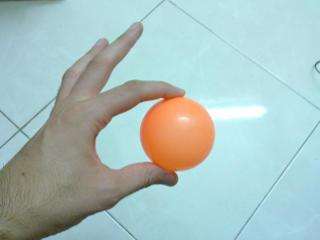
//> input picture traitementImage/imgOrangeObject.jpg, 320 x 240 px
$ ./main   (built with g++ and OpenCV 4)
//> lines starting //> are read from the running program, lines starting //| are printed output that depends on the picture; after the words box and inside, x2 and y2 are one past the last pixel; in counts of white or black regions, pixels touching at a corner belong together
### traitementImage/main.hpp
#ifndef _MAIN_HEADER_
#define _MAIN_HEADER_

/* Includes */
    //StdLib
    #include <iostream>

    // Perso
    #ifdef USE_ROBOTINO
        #include "robotino.hpp"
	#endif // USE_ROBOTINO
    #include "fonction_traitementImage.hpp"


/* Variables globales */
    #ifdef USE_ROBOTINO
        // Image camera partagée entre plusieurs fichiers
        extern IplImage *img;
        extern bool imgUsed;
        extern bool imgRequested;
    #endif // USE_ROBOTINO
    extern cv::Mat imgBGR;
#endif // _MAIN_HEADER_

### traitementImage/fonction_traitementImage.cpp
#include "fonction_traitementImage.hpp"

/* VARIABLES GLOBALES */
    // Valeurs du seuillage HSV, définie initialement aux valeurs extrêmes
    // Seront changées par l'utilisation de trackbars ou du clique souris
    #define HSV_MIN 0
    #define HSV_MAX 255
    int H_MIN = HSV_MIN;
    int H_MAX = HSV_MAX;
    int S_MIN = HSV_MIN;
    int S_MAX = HSV_MAX;
    int V_MIN = HSV_MIN;
    int V_MAX = HSV_MAX;

    // init varialbes of Color tracked and our tolerance towards it
    int h = 0, s = 0, v = 0, TOLERANCE = 10, TOLERANCE_V = 100; //TOLERANCE_V la tolérance niveau luminosité


    //default capture width and height
    const int FRAME_WIDTH = 640;
    const int FRAME_HEIGHT = 480;
    //max number of objects to be detected in frame
    const int MAX_NUM_OBJECTS=50;
    //minimum and maximum object area
    const int MIN_OBJECT_AREA = 20*20;
    const int MAX_OBJECT_AREA = FRAME_HEIGHT*FRAME_WIDTH/1.5;


    const std::string trackbarWindowName ("Trackbars");


// ------------------------------- UTILS ----------------------------
// [100 lines left out: functions rgb2hsv, hsv2rgb, on_trackbar, not called in this run]

    void createTrackbars(){
        //create window for trackbars
        cvNamedWindow("Trackbars",0);
        //create memory to store trackbar name on window
        char TrackbarName[50];
        //create trackbars and insert them into window
        //3 parameters are: the address of the variable that is changing when the trackbar is moved(eg.H_LOW),
        //the max value the trackbar can move (eg. H_HIGH),
        //and the function that is called whenever the trackbar is moved(eg. on_trackbar)                                ---->    ---->     ---->
        cv::createTrackbar("H_MIN", trackbarWindowName, &H_MIN, HSV_MAX, on_trackbar);
        cv::createTrackbar("H_MAX", trackbarWindowName, &H_MAX, HSV_MAX, on_trackbar);
        cv::createTrackbar("S_MIN", trackbarWindowName, &S_MIN, HSV_MAX, on_trackbar);
        cv::createTrackbar("S_MAX", trackbarWindowName, &S_MAX, HSV_MAX, on_trackbar);
        cv::createTrackbar("V_MIN", trackbarWindowName, &V_MIN, HSV_MAX, on_trackbar);
        cv::createTrackbar("V_MAX", trackbarWindowName, &V_MAX, HSV_MAX, on_trackbar);
    }

    std::string intToString(int number){
        std::stringstream ss;
        ss << number;
        return ss.str();
    }


// ------------------------------- FILTRAGE ----------------------------

    //sort the window using insertion sort
    //insertion sort is best for this sorting
    void insertionSort(int window[]){
        int temp, i , j;
        for(i = 0; i < 9; i++){
            temp = window[i];
            for(j = i-1; j >= 0 && temp < window[j]; j--){
                window[j+1] = window[j];
            }
            window[j+1] = temp;
        }
    }

    void medianfilter(cv::Mat imgToFilter){
        //create a sliding window of size 9
        int window[9];

        cv::Mat afterMedian = imgToFilter.clone();
        for(int y = 0; y < imgToFilter.rows; y++)
            for(int x = 0; x < imgToFilter.cols; x++)
                afterMedian.at<uchar>(y,x) = 0.0;

        for(int y = 1; y < imgToFilter.rows - 1; y++){
            for(int x = 1; x < imgToFilter.cols - 1; x++){

                // Pick up window element

                window[0] = imgToFilter.at<uchar>(y - 1 ,x - 1);
                window[1] = imgToFilter.at<uchar>(y, x - 1);
                window[2] = imgToFilter.at<uchar>(y + 1, x - 1);

                window[3] = imgToFilter.at<uchar>(y - 1, x);
                window[4] = imgToFilter.at<uchar>(y, x);
                window[5] = imgToFilter.at<uchar>(y + 1, x);

                window[6] = imgToFilter.at<uchar>(y - 1, x + 1);
                window[7] = imgToFilter.at<uchar>(y, x + 1);
                window[8] = imgToFilter.at<uchar>(y + 1, x + 1);


                // sort the window to find median
                insertionSort(window);

                // assign the median to centered element of the matrix
                afterMedian.at<uchar>(y,x) = window[4];
            }
        }
    }


// ---------------------------- opération de traitement d'image -------------------------------

    /* effectue le traitement de l'image binaire pour obtenir un objet plus fidèle à l'objet réel */
    void morphOps(cv::Mat &mask){ //en paramètre le flux à traiter

        //create structuring element that will be used to "dilate" and "erode" image.
        //the element chosen here is a 3px by 3px ellipse
        cv::Mat erodeElement = getStructuringElement(cv::MORPH_RECT,cv::Size(3,3));
        //dilate with larger element so make sure object is nicely visible
        cv::Mat dilateElement = getStructuringElement(cv::MORPH_RECT,cv::Size(8,8)); //ancien 3.3

        for(int k=0;k<3;k++){
            dilate(mask,mask,dilateElement);
            erode(mask,mask,erodeElement);
        }
    }

    void drawObject(int x, int y,cv::Mat &frame){
        #define B 0
        #define G 0
        #define R 255
        #define COLOR_TARGET cv::Scalar(B,G,R)
        //use some of the openCV drawing functions to draw crosshairs
        //on your tracked image!
        //added 'if' and 'else' statements to prevent
        //memory errors from writing off the screen (ie. (-25,-25) is not within the window!)

        circle(frame,cv::Point(x,y),20,COLOR_TARGET,2);
        if(y-25>0)
        line(frame,cv::Point(x,y),cv::Point(x,y-25),COLOR_TARGET,2);
        else line(frame,cv::Point(x,y),cv::Point(x,0),COLOR_TARGET,2);
        if(y+25<FRAME_HEIGHT)
        line(frame,cv::Point(x,y),cv::Point(x,y+25),COLOR_TARGET,2);
        else line(frame,cv::Point(x,y),cv::Point(x,FRAME_HEIGHT),COLOR_TARGET,2);
        if(x-25>0)
        line(frame,cv::Point(x,y),cv::Point(x-25,y),COLOR_TARGET,2);
        else line(frame,cv::Point(x,y),cv::Point(0,y),COLOR_TARGET,2);
        if(x+25<FRAME_WIDTH)
        line(frame,cv::Point(x,y),cv::Point(x+25,y),COLOR_TARGET,2);
        else line(frame,cv::Point(x,y),cv::Point(FRAME_WIDTH,y),COLOR_TARGET,2);

        putText(frame,intToString(x)+","+intToString(y),cv::Point(x,y+30),1,1,cv::Scalar(255,0,0),2);

    }

    // [37 lines left out: function drawColorRect, not called in this run]

    // ---------------------------- COLOR TREATEMENT -------------------------------
    /*
     * Transform the image into a two colored image, one color for the color we want to track, another color for the others colors
     * From this image, we get two datas : the number of pixel detected, and the center of gravity of these pixel
     */
    CvPoint binarisation(cv::Mat & image, int *nbPixels){
        int x, y;
        //CvScalar pixel;
        cv::Mat hsv, binary;
        int sommeX = 0, sommeY = 0;
        *nbPixels = 0;

        #ifdef DEBUG
            std::cout << "DEBUG :Entree binarisation" << std::endl;
        #endif

        // Create the mask &initialize it to white (no color detected)
        binary = cvCreateImage(image.size(), IPL_DEPTH_8U, 1);
        // Create the hsv image
        hsv = image.clone();
        //Conversion from BGR to HSV
        cv::cvtColor(image,hsv,CV_BGR2HSV);
        // We create the mask
        #ifdef DEBUG
            std::cout << "DEBUG : Seuillage " << std::endl;
        #endif
        cv::inRange(hsv,cv::Scalar(H_MIN,S_MIN,V_MIN),cv::Scalar(H_MAX,S_MAX,V_MAX),binary);
        #ifdef DEBUG
            std::cout << "DEBUG : Sortie seuillage " << std::endl;
        #endif

        #ifdef DEBUG
        std::cout << "binary width " << binary.rows << std::endl;
        std::cout << "binary height " << binary.cols << std::endl;
        #endif

 //SEGFAULT juste après??
        // Show the result of the mask image
        imshow("Flux binarisée", binary);

        #ifdef DEBUG
        std::cout << "DEBUG5.3 " << std::endl;
        imshow("hsv", hsv);
        #endif

        //pour récupérer en sortie le résultat des opérations car image est un parametre resultat
        image = binary.clone();

        // If there is no pixel, we return a center outside the image, else we return the center of gravity
        if(*nbPixels > 0)
            return cvPoint((int)(sommeX / (*nbPixels)), (int)(sommeY / (*nbPixels)));
        else
            return cvPoint(-1, -1);
    }


    /*
     * Recupération de la couleur d'un pixel par clique de la souris
     */
    // [106 lines left out: function getObjectColor, not called in this run]


// ANCIENNE VERSION FONCTIONNELLE


    /*
     * Recupération de la couleur d'un pixel par clique de la souris
     */
    // void getObjectColor(int event, int x, int y, int flags, void *param) {
    //     // cv::Mat & image,
    //     // Vars
    //     CvScalar pixel;
    //     cv::Mat hsv;


    //     if(event == CV_EVENT_LBUTTONUP) {

/*tests*/
/*
// Get the hsv image
 {
            hsv = cvCloneImage(img);
            cvCvtColor(img, hsv, CV_BGR2HSV);
            nbTotPix = 0; //nombre total de pixel de la région choisie

    Recup x et y du pixel: XPixelMin et YPixelMin au clique

    au relachement XPixelMax et YPixelMax
    //sommes des valeurs HSV des pixels pour faire une moyenne
    int hSum = 0, sSum = 0, vSum = 0;

    for (int i = XPixelMin; i < XPixelMax; ++i)
    {
        for (int i = YPixelMin; i < YPixelMax; ++i)
        {
            // Get the selected pixel
            pixel = cvGet2D(hsv, y, x);
            // Change the value of the tracked color with the color of the selected pixel
            hSum = hSum+(int)pixel.val[0];
            sSum = sSum+(int)pixel.val[1];
            vSum = vSum+(int)pixel.val[2];
        }
    }
    nbTotPix=(YPixelMax-YPixelMin*XPixelMax-XPixelMin)
            // Change the value of the tracked color with the color of the selected pixel area
            h = hSum/nbTotPix;
            s = sSum/nbTotPix;
            v = vSum/nbTotPix;
}

// Reglage des niveaux
            H_MIN = h - TOLERANCE;
            S_MIN = s - TOLERANCE;
            V_MIN = v - TOLERANCE_V;
            H_MAX = h + TOLERANCE;
            S_MAX = s + TOLERANCE;
            V_MAX = v + TOLERANCE_V;

            // Protection pour ne pas sortir des valeurs limites
            H_MIN = ((H_MIN < 0)?0:H_MIN);
            S_MIN = ((S_MIN < 0)?0:S_MIN);
            V_MIN = ((V_MIN < 0)?0:V_MIN);
            H_MAX = ((H_MAX > 255)?0:H_MAX);
            S_MAX = ((S_MAX > 255)?0:S_MAX);
            V_MAX = ((V_MAX > 255)?0:V_MAX);

            // Release the memory of the hsv image
                cvReleaseImage(&hsv);
*/

//fonction fonctionnelle

            // // Get the hsv image
            // hsv = image.clone();
            // //cv::cvtColor(image, hsv, CV_BGR2HSV);

            // // Get the selected pixel
            // pixel = cvGet2D(hsv, y, x);

            // // Change the value of the tracked color with the color of the selected pixel
            // h = (int)pixel.val[0];
            // s = (int)pixel.val[1];
            // v = (int)pixel.val[2];

            // // Reglage des niveaux
            // H_MIN = h - TOLERANCE;
            // S_MIN = s - TOLERANCE;
            // V_MIN = v - TOLERANCE_V;
            // H_MAX = h + TOLERANCE;
            // S_MAX = s + TOLERANCE;
            // V_MAX = v + TOLERANCE_V;

            // // Protection pour ne pas sortir des valeurs limites
            // H_MIN = ((H_MIN < 0)?0:H_MIN);
            // S_MIN = ((S_MIN < 0)?0:S_MIN);
            // V_MIN = ((V_MIN < 0)?0:V_MIN);
            // H_MAX = ((H_MAX > 255)?0:H_MAX);
            // S_MAX = ((S_MAX > 255)?0:S_MAX);
            // V_MAX = ((V_MAX > 255)?0:V_MAX);

            // // Release the memory of the hsv image
            //     cvReleaseImage(&hsv);
    //     }
    // }


    /*
     * Traque l'objet voulu en fonction de sa teinte HSV et de la taille choisie (OBJECT_AREA)
     * et marquage de celui-ci
     */
    void trackFilteredObject(int &x, int &y, cv::Mat threshold, cv::Mat &cameraFeed){

        cv::Mat temp;
        threshold.copyTo(temp);
        //these two vectors needed for output of findContours
        std::vector<std::vector <cv::Point> > contours;
        std::vector<cv::Vec4i> hierarchy;
        std::vector<int> myints;
        //find contours of filtered image using openCV findContours function
        findContours(temp,contours,hierarchy,CV_RETR_CCOMP,CV_CHAIN_APPROX_SIMPLE );
        //use moments method to find our filtered object
        double refArea = 0;
        bool objectFound = false;
        if (hierarchy.size() > 0) {
            int numObjects = hierarchy.size();
            //if number of objects greater than MAX_NUM_OBJECTS we have a noisy filter
            if(numObjects<MAX_NUM_OBJECTS){
                for (int index = 0; index >= 0; index = hierarchy[index][0]) {

                    cv::Moments moment = moments((cv::Mat)contours[index]);
                    double area = moment.m00;

                    //if the area is less than MIN_OBJECT_AREA then it is probably just noise
                    //if the area is the same as the 3/2 of the image size, probably just a bad filter
                    //we only want the object with the largest area so we safe a reference area each
                    //iteration and compare it to the area in the next iteration.
                    if(area>MIN_OBJECT_AREA && area<MAX_OBJECT_AREA && area>refArea){
                        x = moment.m10/area;
                        y = moment.m01/area;
                        objectFound = true;
                        refArea = area;
                    }else objectFound = false;

                }
                //let user know you found an object
                if(objectFound ==true){
                    putText(cameraFeed,"Tracking Object",cv::Point(0,50),2,1,cv::Scalar(255,0,0),2);
                    //draw object location on screen
                    drawObject(x,y,cameraFeed);}

            }else putText(cameraFeed,"TOO MUCH NOISE! ADJUST FILTER",cv::Point(0,50),1,2,cv::Scalar(0,0,255),2);
        }
    }

### traitementImage/main.cpp
/**
 * Auteur MARTIN Nathan pour Open German Robocup en 2014 (martin.nathan@polytech-lille.net)
 *  but de l'algo: Traiter le flux caméra du robotino et faire du traitement d'image:
 *  Reconnaissance d'objets et récupération du barycentre
 *
 */

/* INCLUDES */
#include "main.hpp"

/* VARIABLES GLOBALES */
   #ifdef USE_ROBOTINO
        // Image camera partagée entre plusieurs fichiers
        IplImage *img;
        //protection de la ressource image. Exclusion mutuelle afin d'éviter que
        //l'image soit monopolisée par le même utilisateur
        bool imgUsed;
        bool imgRequested;
    #endif // USE_ROBOTINO

        cv::Mat imgBGR;

/* ------------------------- FONCTION MAIN ---------------------------*/
int main( int argc, char **argv ) //argv l'adresse IP du robotino sur lequel va tourner le programme
{
/* Environment */
    // Lecture touche clavier pour interrompre le programme
    char c;
    // Utiles à la recherche d'objet
    int nbPixels;
    int x,y;
    // Images
    cv::Mat frame,imgResult;
    // Création de l'image à traiter dans les deux cas :
    //  - Cas de l'image en provenance du robotino
    //  - Cas de l'image de tracking artificielle
    #ifdef USE_ROBOTINO
        // Allocation mémoire de img
        img = cvCreateImage(cvSize(320,240),IPL_DEPTH_8U, 3);

        // Sans arguments, le programme se connecte sur 127.0.0.1, soit sur lui même
        // ( Utile pour lancer le programme depuis le robotino)
        std::string hostname = "127.0.0.1";
        // Avec argument, le programme se connecte à l'IP fournie en argument
        if( argc > 1 ){ hostname = argv[1]; }

        // Initialement la ressource image est libre
        imgRequested = false;
        imgUsed = false;

        // Initialisation de la connexion au robotino et demande du flux camera
        rbqt::lleague::init(hostname);

        // On convertit le type IplImage en Mat pour pouvoir travailler en C++. De plus, IplImage est osbolete
        cv::Mat imgMat = cv::Mat(img,true); // true : fait une copie de img plutôt que de passer par des pointeurs
    #else
        // Création d'une image vierge
        cv::Mat imgMat= cv::imread("./imgOrangeObject.jpg");
//> imgMat is the input picture: 240 rows x 320 cols, CV_8UC3; mean B, G, R 190.1, 192.7, 169.5
        // cv::Mat imgMat= cv::imread("./color-spectrum.jpg");
        // cv::Mat imgMat= cv::imread("./white.png");
    #endif // USE_ROBOTINO

/* Algo */
    // Créer des sliders pour le seuillage HSV
    createTrackbars();

    // Création de la fenêtre principale sur sur laquelle cliquer pour récupérer la couleur à tracker
    cvNamedWindow("Flux Video + Tracking", CV_WINDOW_AUTOSIZE);

    // Association d'une fonction de callBack aux events de la souris sur la fenetre principale
    cv::setMouseCallback("Flux Video + Tracking", getObjectColor, &imgMat);

    // Boucle (touche 'q' pour quitter)
    do{
        // Mise à jour de l'image à traiter dans les deux cas :
        //  - Cas de l'image en provenance du robotino
        //  - Cas de l'image de tracking artificielle
        #ifdef USE_ROBOTINO
            // Protection de la ressource img (partagée entre plusieurs procesus)
            #ifdef DEBUG
                // Affiche si l'image est déjà demandée ailleurs
                std::cout << "MAIN : Wait for imgMat not requested : " << ((imgUsed)?" Requested":" Not Requested") << std::endl;
            #endif // DEBUG
            // Attendre que l'image ne soit plus demandée par un autre processus
            while(imgRequested);
            #ifdef DEBUG
                // Signale la fin de l'attente
                std::cout << "MAIN : END WAIT " << std::endl;
            #endif // DEBUG
            // Reclamation de la ressource
            imgRequested = true;

            #ifdef DEBUG
                // Affiche si l'image est déjà utilisée ailleurs
                std::cout << "MAIN : Wait for img not used : " << ((imgUsed)?" Used":" Not Used") << std::endl;
            #endif // DEBUG
            // Attendre que l'image ne soit plus utilisée par un autre processus
            while(imgUsed);
            #ifdef DEBUG
                // Signale la fin de l'attente
                std::cout << "MAIN : END WAIT " << std::endl;
            #endif // DEBUG
            // Signale l'utilisation de l'image et la fin de la requête d'utilisation
            imgUsed = true;
            imgRequested = false;

            // On convertit le type IplImage en Mat pour pouvoir travailler en C++. De plus, IplImage est osbolete
            imgMat=cv::Mat(img,true); // true : fait une copie de img plutôt que de passer par des pointeurs

            // Convertion de l'image en RGB
            cvtColor(imgMat, imgBGR, CV_BGR2RGB);
        #else
            // Mise à jours de notre image de tracking artificielle
            // imgMat=cv::Mat();
            // L'image est déjà en BGR, on fait juste un clone
            imgBGR = imgMat.clone();
        #endif // USE_ROBOTINO

        // Debug sur l'image de base
        #ifdef DEBUG
            // Informations sur l'image
            printf("L'image fait %dx%d pixels et possède %d canaux (couleurs)\n",imgMat.size().width,imgMat.size().height,imgMat.channels());

            // Affichage de l'image venant de la caméra
            std::cout << "Affichage Flux Camera (img Mat)" << std::endl;
            imshow("Flux caméra (img Mat)", imgMat);
            #ifdef USE_ROBOTINO
                cvShowImage("Flux caméra (img Ipl)", img);
            #endif // USE_ROBOTINO
        #endif  // DEBUG

        // Copie de l'image récupérée permettant d'en faire ce que l'on veut
        frame = imgBGR.clone();

        // Application d'un filtre median
        medianfilter(frame); //pour atténuer le bruit
//> after the loop in medianfilter, `for(int y = 0; y < imgToFilter.rows; y++)`:
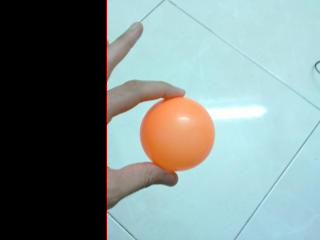
//> afterMedian: 240 rows x 320 cols, CV_8UC3; mean B, G, R 137.4, 138.4, 120.7
//> after the loop in medianfilter, `for(int y = 1; y < imgToFilter.rows - 1; y++)`:
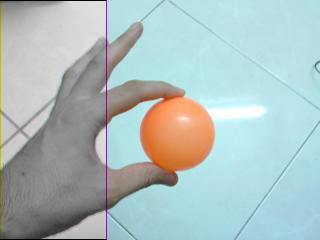
//> afterMedian: 240 rows x 320 cols, CV_8UC3; mean B, G, R 190.3, 191.4, 173.7
//> after the loop in medianfilter, `for(int y = 1; y < imgToFilter.rows - 1; y++)`: window = [146, 146, 146, 184, 184, 184, 193, 193, 193]
        // Debug sur l'image filtrée
        #ifdef DEBUG
            // Affichage de l'image filtrée
            std::cout << "Affichage Flux Apres Filtrage (img Mat)" << std::endl;
            imshow("Flux après filtrage", frame);
        #endif  // DEBUG

        // Seuillage HSV de l'image (binarisation)
        binarisation(frame,&nbPixels);
//> nbPixels = 0

        #ifdef DEBUG
            std::cout << "DEBUG : Sortie binarisation " << std::endl;
        #endif

        // Debug sur l'image seuillée (binarisée)
        #ifdef DEBUG
            // Affichage de l'image seuillée
            std::cout << "Affichage Flux Apres Seuillage (img Mat)" << std::endl;
            imshow("Flux après seuillage", frame);
        #endif  // DEBUG

        #ifdef USE_ROBOTINO
            // Libération de la ressource image
            imgUsed = false;
        #endif // USE_ROBOTINO

        // Operation morphologique sur l'image binaire (ouvertures/fermetures)
        morphOps(frame);
        // Debug sur l'image traitée
        #ifdef DEBUG
            // Affichage de l'image traitée
            imshow("Flux après opérations morphologiques", frame);
        #endif  // DEBUG

        // Tracking d'un objet à partir d'une image seuillée (binarisée)
            // ImgResult est une copie du flux video à laquelle on ajoute le résultat du tracking
            imgResult = imgBGR.clone();
        trackFilteredObject(x,y,frame,imgResult);
//> in trackFilteredObject, `findContours(temp,contours,hierarchy,CV_RETR_CCOMP,CV_CHAIN_APPROX_SIM..`: contours = 1 contour; box (x1, y1, x2, y2) and area: (0, 0, 320, 240) 76241
//> in trackFilteredObject, `int numObjects = hierarchy.size();`: numObjects = 1
//> the loop in trackFilteredObject, `for (int index = 0; index >= 0; index = hierarchy[index][0])` made 1 pass
//> (area, x, y, refArea) on pass 1: (76241, 159, 119, 76241)
//> after the loop in trackFilteredObject, `for (int index = 0; index >= 0; index = hierarchy[index][0])`: x = 159; y = 119; objectFound = true; refArea = 76241
//> in trackFilteredObject, `putText(cameraFeed,"Tracking Object",cv::Point(0,50),2,1,cv::Scalar(25..`:
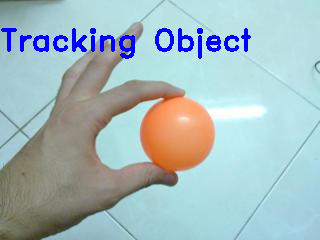
//> cameraFeed: 240 rows x 320 cols, CV_8UC3; 2.85% of pixels changed, all inside (x1, y1, x2, y2) = (1, 28, 251, 59)
//> in drawObject, `circle(frame,cv::Point(x,y),20,COLOR_TARGET,2);`:
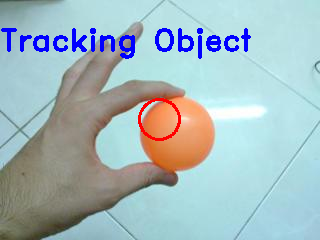
//> frame: 240 rows x 320 cols, CV_8UC3; 0.5% of pixels changed, all inside (x1, y1, x2, y2) = (138, 98, 181, 141)
//> (the rest of the program and of its run is left out)
